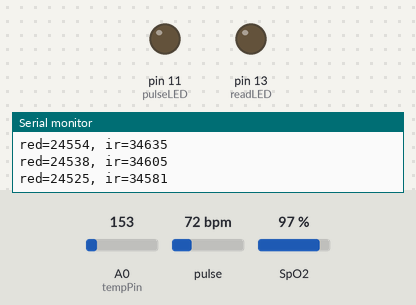
The sketch below on a simulated Arduino Uno, built with avr-gcc and run on an emulated ATmega328P. Shown: output pins drawn as LEDs (lit = HIGH), the last lines printed to the serial monitor. Dashed ring = blinking. The test bench sets the inputs (shaded band); at power-on: pulse 72 bpm, SpO2 97 %, A0 (tempPin) = 153.

Above: at 1.2 s.
1.3 s: pulse set to 98 bpm
At 4.15 s:
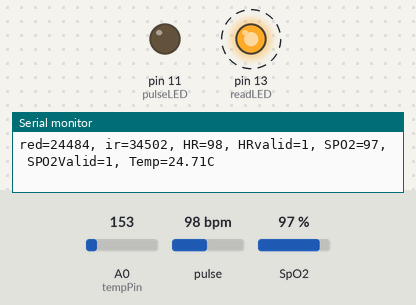
6.1 s: pulse set to 101 bpm
12.7 s: SpO2 set to 100 %
19.3 s: A0 (tempPin) set to 134
25.9 s: A0 (tempPin) set to 112
Timing chart, 0 to 33.5 s (numbered marks = the images above; inputs shaded):
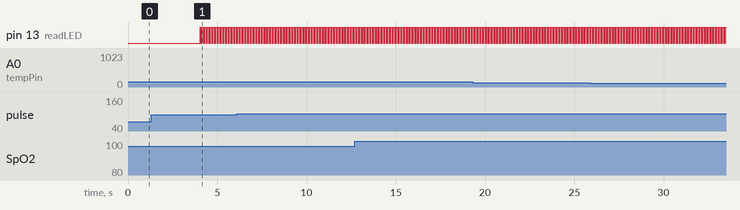

The sketch:

techworkshop2.ino
```cpp
#include <Wire.h>
#include "MAX30105.h"
#include "spo2_algorithm.h"

MAX30105 particleSensor;

#define MAX_BRIGHTNESS 255

#if defined(__AVR_ATmega328P__) || defined(__AVR_ATmega168__)
// Arduino Uno doesn't have enough SRAM to store 100 samples of IR led data and red led data in 32-bit format
uint16_t irBuffer[100]; // infrared LED sensor data
uint16_t redBuffer[100];  // red LED sensor data
#else
uint32_t irBuffer[100]; // infrared LED sensor data
uint32_t redBuffer[100];  // red LED sensor data
#endif

int32_t bufferLength; // data length
int32_t spo2; // SPO2 value
int8_t validSPO2; // indicator to show if the SPO2 calculation is valid
int32_t heartRate; // heart rate value
int8_t validHeartRate; // indicator to show if the heart rate calculation is valid

byte pulseLED = 11; // Must be on PWM pin
byte readLED = 13;  // Blinks with each data read

int tempPin = A0; // CHANGED: Added TMP36 connected to A0 for temperature reading

void setup() {
  Serial.begin(9600); // initialize serial communication

  pinMode(pulseLED, OUTPUT);
  pinMode(readLED, OUTPUT);

  // Initialize the MAX30105 sensor
  if (!particleSensor.begin(Wire, I2C_SPEED_FAST)) {  // Use default I2C port, 400kHz speed
    Serial.println(F("MAX30105 was not found. Please check wiring/power."));
    while (1);
  }

  // Configuration for the sensor
  byte ledBrightness = 60; // Options: 0=Off to 255=50mA
  byte sampleAverage = 4;  // Options: 1, 2, 4, 8, 16, 32
  byte ledMode = 2;        // Options: 1 = Red only, 2 = Red + IR, 3 = Red + IR + Green
  byte sampleRate = 100;   // Options: 50, 100, 200, 400, 800, 1000, 1600, 3200
  int pulseWidth = 411;    // Options: 69, 118, 215, 411
  int adcRange = 4096;     // Options: 2048, 4096, 8192, 16384

  particleSensor.setup(ledBrightness, sampleAverage, ledMode, sampleRate, pulseWidth, adcRange);  // Configure sensor
}

void loop() {
  bufferLength = 100; // buffer length of 100 stores 4 seconds of samples running at 25sps

  // Read the first 100 samples, and determine the signal range
  for (byte i = 0; i < bufferLength; i++) {
    while (particleSensor.available() == false)  // do we have new data?
      particleSensor.check(); // Check the sensor for new data

    redBuffer[i] = particleSensor.getRed();
    irBuffer[i] = particleSensor.getIR();
    particleSensor.nextSample(); // We're finished with this sample so move to the next sample

    Serial.print(F("red="));
    Serial.print(redBuffer[i], DEC);
    Serial.print(F(", ir="));
    Serial.println(irBuffer[i], DEC);
  }

  // Calculate heart rate and SpO2 after first 100 samples (first 4 seconds of samples)
  maxim_heart_rate_and_oxygen_saturation(irBuffer, bufferLength, redBuffer, &spo2, &validSPO2, &heartRate, &validHeartRate);

  // CHANGED: Read temperature sensor and calculate temperature in Celsius
  int tempReading = analogRead(tempPin); // CHANGED: Read analog value from TMP36 sensor
  float voltage = tempReading * (5.0 / 1024.0); // CHANGED: Convert the analog reading to voltage
  float temperatureC = (voltage - 0.5) * 100.0; // CHANGED: Convert voltage to Celsius

  // Continuously taking samples from MAX30105. Heart rate and SpO2 are calculated every 1 second
  while (1) {
    // Dump the first 25 sets of samples and shift the last 75 sets to the top
    for (byte i = 25; i < 100; i++) {
      redBuffer[i - 25] = redBuffer[i];
      irBuffer[i - 25] = irBuffer[i];
    }

    // Take 25 sets of samples before calculating the heart rate
    for (byte i = 75; i < 100; i++) {
      while (particleSensor.available() == false) // do we have new data?
        particleSensor.check(); // Check the sensor for new data

      digitalWrite(readLED, !digitalRead(readLED)); // Blink onboard LED with each data read

      redBuffer[i] = particleSensor.getRed();
      irBuffer[i] = particleSensor.getIR();
      particleSensor.nextSample(); // We're finished with this sample so move to the next sample

      // Print heart rate, SpO2, and temperature
      Serial.print(F("red="));
      Serial.print(redBuffer[i], DEC);
      Serial.print(F(", ir="));
      Serial.print(irBuffer[i], DEC);
      Serial.print(F(", HR="));
      Serial.print(heartRate, DEC);
      Serial.print(F(", HRvalid="));
      Serial.print(validHeartRate, DEC);
      Serial.print(F(", SPO2="));
      Serial.print(spo2, DEC);
      Serial.print(F(", SPO2Valid="));
      Serial.print(validSPO2, DEC);

      // CHANGED: Print temperature reading
      Serial.print(F(", Temp="));
      Serial.print(temperatureC); // CHANGED: Printing temperature in Celsius
      Serial.println("C");
    }

    // After gathering 25 new samples, recalculate HR and SPO2
    maxim_heart_rate_and_oxygen_saturation(irBuffer, bufferLength, redBuffer, &spo2, &validSPO2, &heartRate, &validHeartRate);

    // CHANGED: Recalculate temperature every loop
    tempReading = analogRead(tempPin); // CHANGED: Read the temperature sensor again
    voltage = tempReading * (5.0 / 1024.0); // CHANGED: Convert analog reading to voltage again
    temperatureC = (voltage - 0.5) * 100.0; // CHANGED: Convert voltage to Celsius again
  }
}
```

Measured:
- by itself, pin 13 (readLED): alternates HIGH for 0.08 s and LOW for 0.08 s
